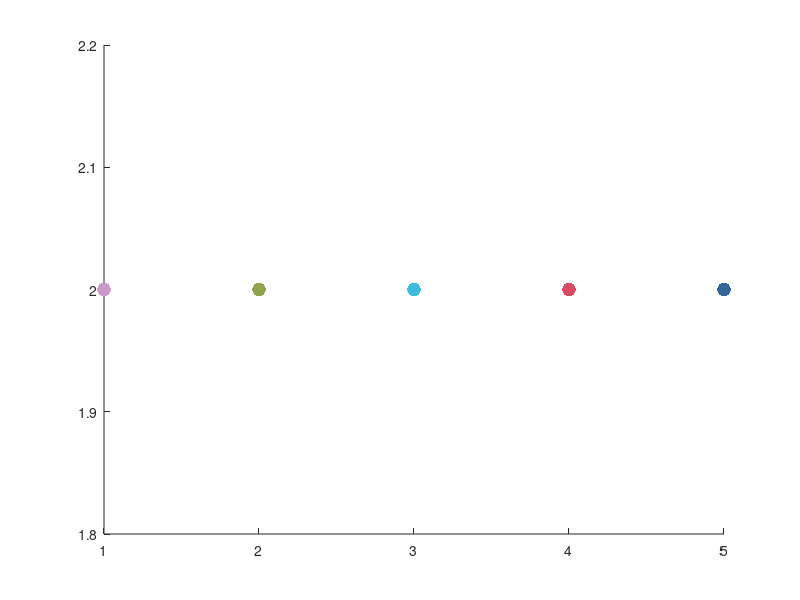

Reproduce this figure in MATLAB. (Note: this script raises an error after producing the figure.)
%% MTL - PFC publication figures 

%description of the general data set 


%% set environment

%figures should not be docked: 
set(0, 'defaultfigurewindowstyle', 'normal')
%local paths: 

%edit here for local file paths: 
codePre = 'G:\My Drive\GitHub\';
datPre = 'R:\MSS\Johnson_Lab\dtf8829\Pubdat\';
figDat = datPre;
figSavePath = 'R:\MSS\Johnson_Lab\dtf8829\Pubdat\FiguresOut\';

% set paths

addpath(genpath([codePre 'HpcAccConnectivityProject']))
% addpath([codePre 'myFrequentUse'])
% addpath([codePre 'subNetworkDynamics'])
addpath([codePre 'myFrequentUse/export_fig_repo'])
% addpath([codePre 'fieldtrip-20230118'])
% ft_defaults;
regions = {'acc', 'dlPFC', 'hip', 'mtl',  'pPFC'}; 




%% set graphical parameters: 

hitCol = [88, 113, 206] ./ 256; 
missCol = [240, 172, 99] ./ 256; 
sigCol = [.5,.5,.5]; 
sigAlpha = .3; 
errAlpha = .2; 

regColors = [[204, 153, 204]', ...%ACC: dusky pink
             [145, 162, 80]', ... %dlPFC: light forest green
             [61, 187, 218]', ... %hip light blue
             [214, 77, 97]',...   %parahip: dark pink
             [51, 102, 153]']' ./ 255; %polarPFC: dark blue
            

keyRegIdx = [1,2,3,4,5]; 

b2w2r = [[linspace(0,255,128)'; linspace(255,0,128)'], ...
    [linspace(0,255,128)'; linspace(255,0,128)'], [linspace(0,255,128)';...
    linspace(255,0,128)']]/255;
b2w2r(129:end, 1) = 1; 
b2w2r(1:128, 3) = 1; 

linWid = 5; 

%color anchors for custom color map
s = [12, 61, 74]; 
m = [171,189,154]; 
e = [255, 255, 46]; 

s2w2y = [[linspace(s(1),m(1),128)'; linspace(m(1),e(1),128)'], ...
         [linspace(s(2),m(2),128)'; linspace(m(2),e(2),128)'], ...
         [linspace(s(3),m(3),128)'; linspace(m(3),e(3),128)'], ...
         ] / 255;

%color anchors for custom color map
s = [85,25,86];
m = [186,21,77]; 
e = [249,205,15]; 

purpleYellow = [[linspace(s(1),m(1),128)'; linspace(m(1),e(1),128)'], ...
         [linspace(s(2),m(2),128)'; linspace(m(2),e(2),128)'], ...
         [linspace(s(3),m(3),128)'; linspace(m(3),e(3),128)'], ...
         ] / 255;


phaseVals = {'sub', 'ret'}; 

figure
hold on 
for ii = 1:5
    scatter(ii, 2, 100, regColors(ii,:), 'filled')
    text(ii, 2.5, regions{ii})

end



%% Supplemental Figures 6 through 9 and 10A grab all connections: 

fig4Dat = dir([datPre 'connectionDat/']);  
fig4Dat(1:2) = []; 

%all connections in a reg X reg X time X hit/miss/t/p X enc/ret
allConnections = zeros(9,9,139, 20, 4, 2); %image locked
allConnections2 = zeros(9,9,41,20,4,2); %HFB locked
for ii = 1:length(fig4Dat)
    curDat = load([fig4Dat(ii).folder '/' fig4Dat(ii).name]).outDat; 
    disp(ii)
    
    
    subIDs = curDat.subVals; 
    uniIDs = unique(subIDs);
    varCodes = {'enc_image', 'ret_image', 'enc_HFB', 'ret_HFB'};
    direction = {'pos', 'neg'}; 
    for d = 1:2
    for cc = 1:4
    %do encoding image locked
    if isfield(curDat.([varCodes{cc} '_clust']), [direction{d} '_clusters'])
        clust = curDat.([varCodes{cc} '_clust']).([direction{d} '_clusters']); 
        clust(:,[clust.p]>.05) = [];
        for clu = 1:length(clust)
            if ~isempty(clust(clu).p)
            idx = clust(clu).inds; 
            L = sum(idx, 'all');
            n = size(curDat.([varCodes{cc} '_hitVals']),3);

            chanMeans = []; 
            chanMeansHit = []; 
            chanMeansMiss = []; 
            for chan = 1:n
                sliceHit = squeeze(curDat.([varCodes{cc} '_hitVals'])(:,:,chan));
                sliceMiss= squeeze(curDat.([varCodes{cc} '_missVals'])(:,:,chan));
                chanMeansHit = [chanMeansHit, mean(sliceHit(idx))];
                chanMeansMiss = [chanMeansMiss, mean(sliceMiss(idx))]; 
                slice = sliceHit - sliceMiss; 
                chanMeans = [chanMeans, mean(slice(idx))]; 
            end




% make linked boxplot 
    figure('visible', false, 'position', [0,0,600,400])
    hmSort = [zeros(1,n), ones(1,n)]; 
    b1 = boxchart(zeros(1,n), chanMeansMiss, 'boxfacecolor', missCol);
    hold on 
    b2 = boxchart(ones(1,n), chanMeansHit, 'boxfacecolor', hitCol);
    allChanMeans = [chanMeansMiss, chanMeansHit]; 
    b1.MarkerStyle = 'none'; 
    b2.MarkerStyle = 'none'; 
    b1.LineWidth = 3;  % This changes the outline of the box, but not the whiskers
    b2.LineWidth = 3;  % Same here
    xticks([0,1])
    xticklabels({'Miss', 'Hit'})
%             meanX = round(mean(Xidx(tmp), 'all')); 
%             meanY = round(mean(Yidx(tmp), 'all')); 
%             LLvals = -150:150; 
    %DRAW CUSTOM COLORED ERROR BARS: 
    IQR = prctile(chanMeansMiss, [25,75]);
    Q25 = IQR(1); 
    Q75 = IQR(2); 
    IQR = diff(IQR); 
    tmp = chanMeansMiss(chanMeansMiss>(Q25-1.5*IQR) & chanMeansMiss<(Q75+1.5*IQR));
    % Overlay custom error bars
    % For Miss group
    line([-.15,.15], [max(tmp), max(tmp)],  'LineWidth', 3, 'Color', missCol);
    line([0,0], [Q75, max(tmp)],  'LineWidth', 3, 'Color', missCol);
    
    line([-.15,.15], [min(tmp), min(tmp)],  'LineWidth', 3, 'Color', missCol);
    line([0,0], [Q25, min(tmp)],  'LineWidth', 3, 'Color', missCol);
    
    IQR = prctile(chanMeansHit, [25,75]);
    Q25 = IQR(1); 
    Q75 = IQR(2); 
    IQR = diff(IQR); 
    tmp = chanMeansHit(chanMeansHit>(Q25-1.5*IQR) & chanMeansHit<(Q75+1.5*IQR));
    % Overlay custom error bars
    % For hit group
    line([1-.15,1.15], [max(tmp), max(tmp)],  'LineWidth', 3, 'Color', hitCol);
    line([1,1], [Q75, max(tmp)],  'LineWidth', 3, 'Color', hitCol);
    
    line([1-.15,1.15], [min(tmp), min(tmp)],  'LineWidth', 3, 'Color', hitCol);
    line([1,1], [Q25, min(tmp)],  'LineWidth', 3, 'Color', hitCol);
    
    PLH = allChanMeans(hmSort==1); 
    PLM = allChanMeans(hmSort==0); 
    randVals = (rand(length(PLH),1)-.5)*.5;
    hold on 
    scatter(randVals, PLM, 10,  'blue')
    scatter(randVals+1, PLH, 10, 'blue')
    
    for ppi = 1:length(PLH)
        plot([0+randVals(ppi),1+randVals(ppi)], [PLM(ppi),PLH(ppi)], 'color', [.2,.1,.5,.2], 'linewidth', .5 )
        

    end

    %make subject means
    subHits = zeros(length(uniIDs),1); 
    subMisses = zeros(length(uniIDs),1); 
    uniqueSubs = uniIDs; 
    regSubs = subIDs; 
    for sub = 1:length(subHits)
        subidx = cellfun(@(x) strcmp(x, uniqueSubs{sub}), regSubs); 
        subHits(sub) = mean(PLH(subidx));
        subMisses(sub) = mean(PLM(subidx));
        plot([0,1], [subMisses(sub), subHits(sub)], 'color', 'k')

    end
    scatter(ones(length(uniqueSubs),1), subHits, 35,  'red', 'filled')
    scatter(zeros(length(uniqueSubs),1), subMisses, 35,  'red', 'filled')
    xlim([-.5, 1.5])
%     ylim([-.05, min([.3; max([PLH, PLM])+.05])])



set(gcf,'color','w');
box off;
ax=gca;ax.LineWidth=4;
export_fig([figSavePath 'supFig10A_' 'ppc_' direction{d} '_' varCodes{cc} '_' ...
                curDat.reg1 '_' curDat.reg2 '_' num2str(clu) '.jpg'], '-r300')


            end
        end
    end
    end
    end




    tim = curDat.enc_image_tim; 
    reg1 = find(cellfun(@(x) strcmp(x, curDat.reg1), regions)); 
    reg2 = find(cellfun(@(x) strcmp(x, curDat.reg2), regions)); 
    %ENCODING: 
    %hit vals
    tmpMat = curDat.enc_image_hitVals; 
    tmpMat(tim<-450 | tim>3000, :, :) = []; 
    allConnections(reg1, reg2, :, :, 1, 1) = mean(tmpMat,3); 

    %hit image figure
    %ss: 1 = HFB, 0 = image
    inMat = squeeze(mean(curDat.enc_image_hitVals,3)); 
    inMat(inMat<0) = 0; 
    inMat = sqrt(inMat); 
    pltim = tim(tim>=-450 & tim<=3000); 
    inMat(tim<-450 | tim>3000, :) = []; 
    ss = 0; 
    pMat = curDat.enc_image_p; 
    pMat(tim<-450 | tim>3000, :) = []; 
    figure('visible', false, 'position', [0,0,600,400])
    makeConnectivityHeatMap2(inMat, pMat, ...
                            ss, curDat.frex, pltim)
    export_fig([figSavePath 'supFig6A_' 'enc_' 'connectionHeatmap_image_hit_'...
        regions{reg1} '_' regions{reg2} '.jpg'], '-r300')


    tmpMat = curDat.enc_HFB_hitVals; 
    allConnections2(reg1, reg2, :, :, 1, 1) = mean(tmpMat,3); 

    %hit HFB figure
    %ss: 1 = HFB, 0 = image
    inMat = squeeze(mean(curDat.enc_HFB_hitVals,3)); 
    inMat(inMat<0) = 0; 
    inMat = sqrt(inMat); 
    pltim = tim(tim>=-450 & tim<=3000); 
    pMat = curDat.enc_HFB_p;
    ss = 1; 
    figure('visible', false, 'position', [0,0,600,400])
    makeConnectivityHeatMap2(inMat, pMat, ...
                            ss, curDat.frex, pltim)
    export_fig([figSavePath 'supFig7A_' 'enc_' 'connectionHeatmap_HFB_hit_'...
        regions{reg1} '_' regions{reg2} '.jpg'], '-r300')


    %miss vals
    tmpMat = curDat.enc_image_missVals; 
    tmpMat(tim<-450 | tim>3000, :, :) = []; 
    allConnections(reg1, reg2, :, :, 2, 1) = mean(tmpMat,3); 


    %miss image figure
     %ss: 1 = HFB, 0 = image
    inMat = squeeze(mean(curDat.enc_image_missVals,3)); 
    inMat(inMat<0) = 0; 
    inMat = sqrt(inMat); 
    pltim = tim(tim>=-450 & tim<=3000); 
    inMat(tim<-450 | tim>3000, :) = []; 
    pMat = curDat.enc_image_p; 
    pMat(tim<-450 | tim>3000, :) = []; 
    ss = 0; 
    figure('visible', false, 'position', [0,0,600,400]);
    makeConnectivityHeatMap2(inMat, pMat, ...
                            ss, curDat.frex, pltim)
    export_fig([figSavePath 'supFig6B_' 'enc_' 'connectionHeatmap_image_miss_'...
        regions{reg1} '_' regions{reg2} '.jpg'], '-r300')


    tmpMat = curDat.enc_HFB_missVals; 
    allConnections2(reg1, reg2, :, :, 2, 1) = mean(tmpMat,3);

    %miss HFB figure
    %ss: 1 = HFB, 0 = image
    inMat = squeeze(mean(curDat.enc_HFB_missVals,3)); 
    inMat(inMat<0) = 0; 
    inMat = sqrt(inMat); 
    pltim = tim(tim>=-450 & tim<=3000);  
    pMat = curDat.enc_HFB_p;
    ss = 1; 
    figure('visible', false, 'position', [0,0,600,400]);
    makeConnectivityHeatMap2(inMat, pMat, ...
                            ss, curDat.frex, pltim)
    export_fig([figSavePath 'supFig7B_' 'enc_' 'connectionHeatmap_HFB_miss_'...
        regions{reg1} '_' regions{reg2} '.jpg'], '-r300')


    %t vals
    tmpMat = curDat.enc_image_tVal; 
    tmpMat(tim<-450 | tim>3000, :) = []; 
    allConnections(reg1, reg2, :, :, 3, 1) = tmpMat; 

    %image t values
    %ss: 1 = HFB, 0 = image
    inMat = curDat.enc_image_tVal;  
    pltim = tim(tim>=-450 & tim<=3000); 
    inMat(tim<-450 | tim>3000, :) = []; 
    pMat = curDat.enc_image_p; 
    pMat(tim<-450 | tim>3000, :) = []; 
    ss = 0; 
    figure('visible', false, 'position', [0,0,600,400]);
    makeConnectivityHeatMap2(inMat, pMat, ...
                            ss, curDat.frex, pltim)
    export_fig([figSavePath 'supFig6C_' 'enc_' 'connectionHeatmap_image_tVal_'...
        regions{reg1} '_' regions{reg2} '.jpg'], '-r300')



    tmpMat = curDat.enc_HFB_tVal; 
    allConnections2(reg1, reg2, :, :, 3, 1) = tmpMat;

    %HFB t values 
     %ss: 1 = HFB, 0 = image
    inMat = curDat.enc_HFB_tVal;  
    pMat = curDat.enc_HFB_p; 
    ss = 1; 
    figure('visible', false, 'position', [0,0,600,400]);
    makeConnectivityHeatMap2(inMat, pMat, ...
                            ss, curDat.frex, pltim)
    export_fig([figSavePath 'supFig7C_' 'enc_' 'connectionHeatmap_HFB_tVal_'...
        regions{reg1} '_' regions{reg2} '.jpg'], '-r300')

    %p vals
    tmpMat = curDat.enc_image_p; 
    tmpMat(tim<-450 | tim>3000, :) = []; 
    allConnections(reg1, reg2, :, :, 4, 1) = tmpMat; 

    tmpMat = curDat.enc_HFB_p; 
    allConnections2(reg1, reg2, :, :, 4, 1) = tmpMat;


    %RETRIEVAL: 
    tim = curDat.ret_image_tim; 
    %hit vals
    tmpMat = curDat.ret_image_hitVals; 
    tmpMat(tim<-450 | tim>3000, :, :) = []; 
    allConnections(reg1, reg2, :, :, 1, 2) = mean(tmpMat,3); 

    %hit image figure
    %ss: 1 = HFB, 0 = image
    inMat = squeeze(mean(curDat.ret_image_hitVals,3)); 
    inMat(inMat<0) = 0; 
    inMat = sqrt(inMat); 
    pltim = tim(tim>=-450 & tim<=3000); 
    inMat(tim<-450 | tim>3000, :) = []; 
    ss = 0; 
    pMat = curDat.ret_image_p; 
    pMat(tim<-450 | tim>3000, :) = []; 
    figure('visible', false, 'position', [0,0,600,400])
    makeConnectivityHeatMap2(inMat, pMat, ...
                            ss, curDat.frex, pltim)
    export_fig([figSavePath 'supFig8A_' 'ret_' 'connectionHeatmap_ret_image_hit_'...
        regions{reg1} '_' regions{reg2} '.jpg'], '-r300')


    tmpMat = curDat.ret_HFB_hitVals; 
    allConnections2(reg1, reg2, :, :, 1, 2) = mean(tmpMat,3);

    %hit HFB figure
    %ss: 1 = HFB, 0 = image
    inMat = squeeze(mean(curDat.ret_HFB_hitVals,3)); 
    inMat(inMat<0) = 0; 
    inMat = sqrt(inMat); 
    pltim = tim(tim>=-450 & tim<=3000); 
    pMat = curDat.ret_HFB_p;
    ss = 1; 
    figure('visible', false, 'position', [0,0,600,400])
    makeConnectivityHeatMap2(inMat, pMat, ...
                            ss, curDat.frex, pltim)
    export_fig([figSavePath 'supFig9A_' 'ret_' 'connectionHeatmap_ret_HFB_hit_'...
        regions{reg1} '_' regions{reg2} '.jpg'], '-r300')

    %miss vals
    tmpMat = curDat.ret_image_missVals; 
    tmpMat(tim<-450 | tim>3000, :, :) = []; 
    allConnections(reg1, reg2, :, :, 2, 2) = mean(tmpMat,3); 


    %miss image figure
     %ss: 1 = HFB, 0 = image
    inMat = squeeze(mean(curDat.ret_image_missVals,3)); 
    inMat(inMat<0) = 0; 
    inMat = sqrt(inMat); 
    pltim = tim(tim>=-450 & tim<=3000); 
    inMat(tim<-450 | tim>3000, :) = []; 
    pMat = curDat.ret_image_p; 
    pMat(tim<-450 | tim>3000, :) = []; 
    ss = 0; 
    figure('visible', false, 'position', [0,0,600,400]);
    makeConnectivityHeatMap2(inMat, pMat, ...
                            ss, curDat.frex, pltim)
    export_fig([figSavePath 'supFig8B_' 'ret_' 'connectionHeatmap_ret_image_miss_'...
        regions{reg1} '_' regions{reg2} '.jpg'], '-r300')

    tmpMat = curDat.ret_HFB_missVals; 
    allConnections2(reg1, reg2, :, :, 2, 2) = mean(tmpMat,3); 

    %miss HFB figure
    %ss: 1 = HFB, 0 = image
    inMat = squeeze(mean(curDat.ret_HFB_missVals,3)); 
    inMat(inMat<0) = 0; 
    inMat = sqrt(inMat); 
    pltim = tim(tim>=-450 & tim<=3000);  
    pMat = curDat.ret_HFB_p;
    ss = 1; 
    figure('visible', false, 'position', [0,0,600,400]);
    makeConnectivityHeatMap2(inMat, pMat, ...
                            ss, curDat.frex, pltim)
    export_fig([figSavePath 'supFig9B_' 'ret_' 'connectionHeatmap_ret_HFB_miss_'...
        regions{reg1} '_' regions{reg2} '.jpg'], '-r300')

    %t vals
    tmpMat = curDat.ret_image_tVal; 
    tmpMat(tim<-450 | tim>3000, :) = []; 
    allConnections(reg1, reg2, :, :, 3, 2) = tmpMat; 

     %image t values
    %ss: 1 = HFB, 0 = image
    inMat = curDat.ret_image_tVal;  
    pltim = tim(tim>=-450 & tim<=3000); 
    inMat(tim<-450 | tim>3000, :) = []; 
    pMat = curDat.ret_image_p; 
    pMat(tim<-450 | tim>3000, :) = []; 
    ss = 0; 
    figure('visible', false, 'position', [0,0,600,400]);
    makeConnectivityHeatMap2(inMat, pMat, ...
                            ss, curDat.frex, pltim)
    export_fig([figSavePath 'supFig8C_' 'ret_' 'connectionHeatmap_ret_image_tVal_'...
        regions{reg1} '_' regions{reg2} '.jpg'], '-r300')

    tmpMat = curDat.ret_HFB_tVal; 
    allConnections2(reg1, reg2, :, :, 3, 2) = tmpMat; 

     %HFB t values 
     %ss: 1 = HFB, 0 = image
    inMat = curDat.ret_HFB_tVal;  
    pMat = curDat.ret_HFB_p; 
    ss = 1; 
    figure('visible', false, 'position', [0,0,600,400]);
    makeConnectivityHeatMap2(inMat, pMat, ...
                            ss, curDat.frex, pltim)
    export_fig([figSavePath 'supFig9C_' 'ret_' 'connectionHeatmap_ret_HFB_tVal_'...
        regions{reg1} '_' regions{reg2} '.jpg'], '-r300')

    %p vals
    tmpMat = curDat.ret_image_p; 
    tmpMat(tim<-450 | tim>3000, :) = []; 
    allConnections(reg1, reg2, :, :, 4, 2) = tmpMat; 

    tmpMat = curDat.ret_HFB_p; 
    allConnections2(reg1, reg2, :, :, 4, 2) = tmpMat; 

end

save([datPre 'HFBConnections.mat'], 'allConnections2')
save([datPre 'imageConnections.mat'], 'allConnections')













